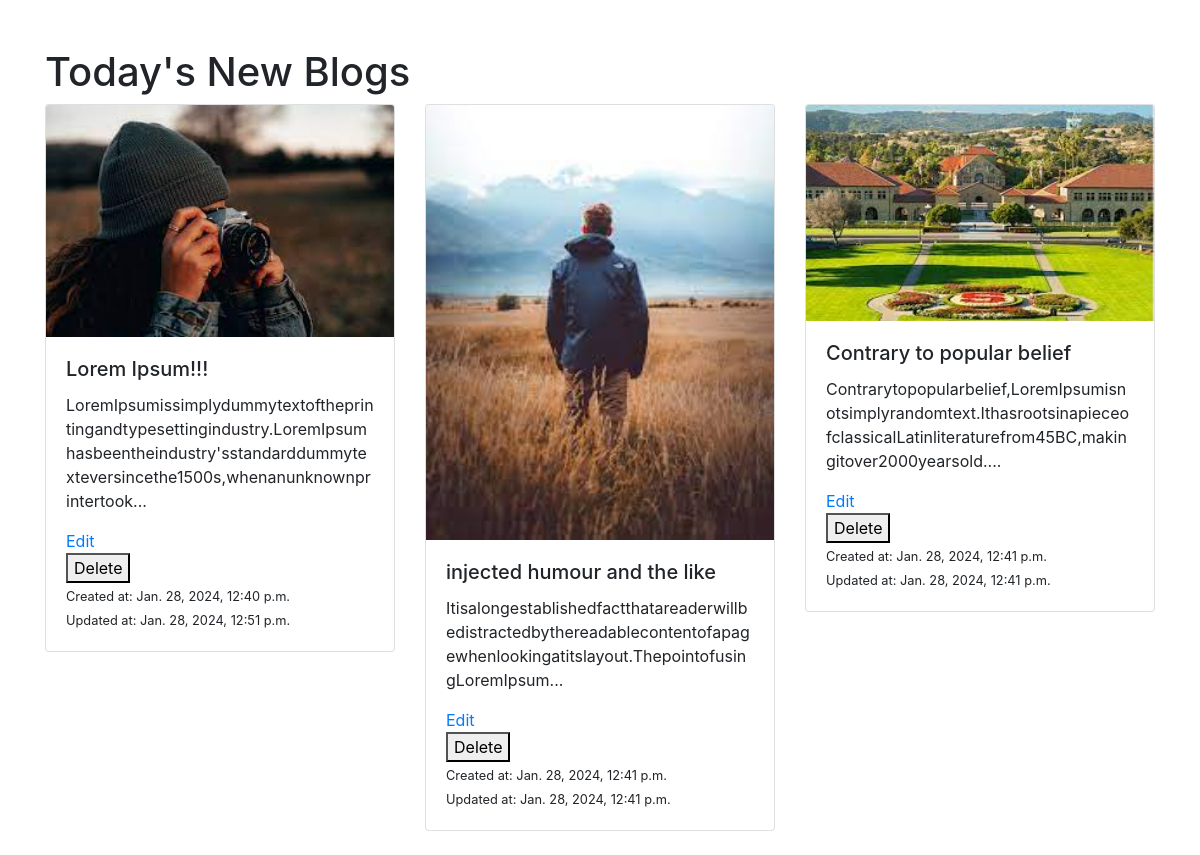
The page / on the database its author committed.
### gallery/models.py (models this page shows, shortened)
class Product(models.Model):
    name = models.CharField(max_length=255)
    description = models.TextField()
    image = models.ImageField(upload_to='products/')
    created_at = models.DateTimeField(auto_now_add=True)
    updated_at = models.DateTimeField(auto_now=True)
    def short_description(self):
        words = self.description.split()
        if len(words) > 50:
            return ''.join(words[:30]) + '...'
        else:
            return self.description

### gallery/views.py (the view)
# urls.py: path('', views.index, name='product_list'),
def index(request):
    products = Product.objects.all()
    context = {'products': products}
    return render(request, 'index.html', context)

### templates/index.html (shortened to what this page needs)
<!DOCTYPE html>
<html lang="en">
<head>
    <link rel="stylesheet" href="https://maxcdn.bootstrapcdn.com/bootstrap/4.5.2/css/bootstrap.min.css">
</head>
<body>
    <div class="container mt-5">
        <h1>Today's New Blogs</h1>
        <div class="row">
            {% for product in products %}
                <div class="col-md-4 mb-4">
                    <div class="card">
                        <a href="{% url 'product_detail' product.pk %}">
                            <img src="{{ product.image.url }}" alt="{{ product.created_name }}" class="card-img-top">
                        </a>
                        <div class="card-body">
                            <h5 class="card-title">{{ product.name }}</h5>
                            <p class="card-text">{{ product.short_description }}</p>
                            <a href="{% url 'edit_product' product.pk %}">Edit</a>
                            <form method="post" action="{% url 'delete' product.pk %}" class="">
                                <button type="submit">Delete</button> <br>
                            </form>
                            <small class="card-text">Created at: {{ product.created_at }}</small> <br>
                            <small class="card-text">Updated at: {{ product.updated_at }}</small>
                        </div>
                    </div>
                </div>
            {% endfor %}
        </div>
    </div>
</body>
</html>

### rows shown on the page
Product: image (picture), name "Lorem Ipsum!!!", short_description "LoremIpsumissimplydummytextoftheprintingandtypesettingindustry.LoremIpsumhasbeentheindustry'sstandarddummytexteversincethe1500s,whenanunknownprintertook...", created_at "Jan. 28, 2024, 12:40 p.m.", updated_at "Jan. 28, 2024, 12:51 p.m."
Product: image (picture), name "injected humour and the like", short_description "Itisalongestablishedfactthatareaderwillbedistractedbythereadablecontentofapagewhenlookingatitslayout.ThepointofusingLoremIpsum...", created_at "Jan. 28, 2024, 12:41 p.m.", updated_at "Jan. 28, 2024, 12:41 p.m."
Product: image (picture), name "Contrary to popular belief", short_description "Contrarytopopularbelief,LoremIpsumisnotsimplyrandomtext.IthasrootsinapieceofclassicalLatinliteraturefrom45BC,makingitover2000yearsold....", created_at "Jan. 28, 2024, 12:41 p.m.", updated_at "Jan. 28, 2024, 12:41 p.m."
